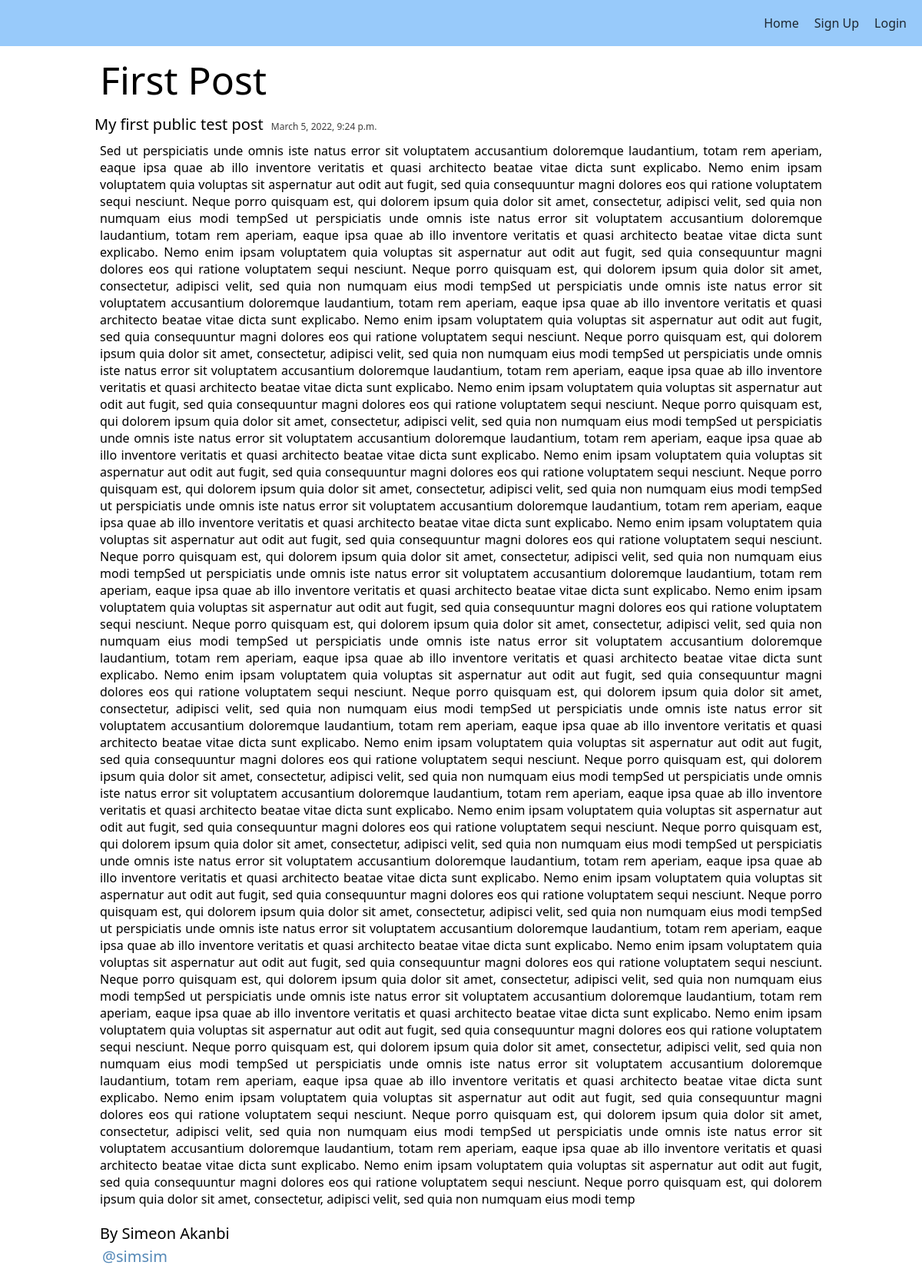
Page /article/f3953006-45a9-46be-9716-e237372592d5/ on the earlier database version.
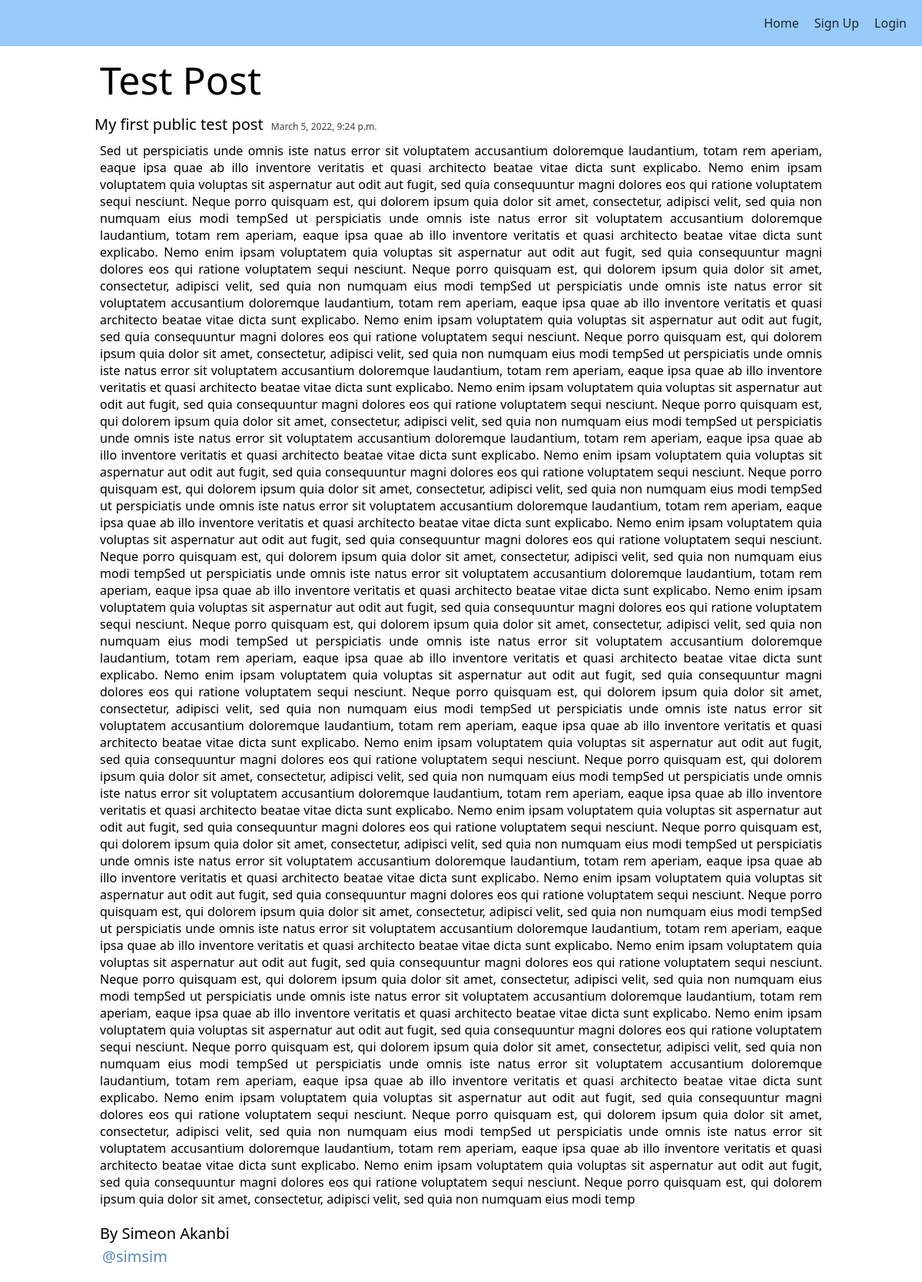
Same page on the later database version.
### main/models.py (models this page shows, shortened)
class article(models.Model):
    owner = models.ForeignKey(User, on_delete=models.CASCADE)
    article_id = models.UUIDField(primary_key=True, default=uuid.uuid4, editable=False, unique=True, blank=False)
    title = models.CharField(unique=True, max_length=700, blank=False, editable=True)
    subtitle = models.TextField(unique=True, blank=True, editable=True)
    summary_intro = models.TextField(verbose_name="Introduction", max_length=500, unique=True, null=False, blank=False, editable=True, default='')
    body = models.TextField(unique=True, blank=False, null=False, editable=True)
    date_published = models.DateTimeField(auto_now_add=True)
    date_modified = models.DateTimeField(auto_now=True)

### main/views.py (the view)
# urls.py: path('article/<uuid:article_id>/', view_page, name='Article'),
def view_page(request, article_id, *args, **kwargs):
    individual_article = article.objects.get(article_id=article_id)
    return render(request, 'view.html', {'article_detail': individual_article})

### templates/view.html (shortened to what this page needs)
{% extends 'base.html' %}
{% load static %}
{% block style %}
    <link rel="stylesheet" href="{% static 'home_style.css' %}" />
{% endblock %}
{% block body %}
    <nav class='nav-bar'>
        {% if request.user.is_authenticated %}
            <a href="{% url 'Main:HomePage' %}" class="nav-item">Home</a>
            <a href="{% url 'Main:Dashboard' 'new-article' %}" class="nav-item">Dashboard</a>
            <a href="{% url 'Main:Logout' %}" class="nav-item">Logout</a>
        {% else %}
            <a href="{% url 'Main:HomePage' %}" class="nav-item">Home</a>
            <a href="{% url 'Main:Register' %}" class="nav-item">Sign Up</a>
            <a href="{% url 'Main:Login' %}" class="nav-item">Login</a>
        {% endif %}
    </nav>
    <section class="Article-detail">
        <div>
            <div class="article-title">
                {{article_detail.title}}
            </div>
            <div class="article-subtitle">
                {{article_detail.subtitle}}
                <span class="article-date-pub">
                    {{article_detail.date_published}}
                </span>
            </div>
            <div class="article-body">
                {{article_detail.body}}
            </div>
            <div class="article-author">
                {% if article_detail.owner == request.user %}
                    Author: You
                    <div class="article-modify">
                        <a href="{% url 'Main:Dashboard' article_detail.article_id %}" class="anchor-link">Edit Post</a>
                        <a href="{% url 'Main:Delete' article_detail.article_id %}" class="anchor-link">Delete Post</a>
                    </div>
                {% else %}
                    By {{ article_detail.owner.first_name }} {{ article_detail.owner.last_name }}
                    <div class="article-owner-username anchor-link" title="{{ article_detail.owner.first_name }} {{ article_detail.owner.last_name }}'s Username">
                        @{{article_detail.owner.username}}
                    </div>
                {% endif %}
            </div>
        </div>
    </section>
{% endblock %}

Differences in the rows shown:
changed article "My first public test post": title "First Post" → "Test Post"
